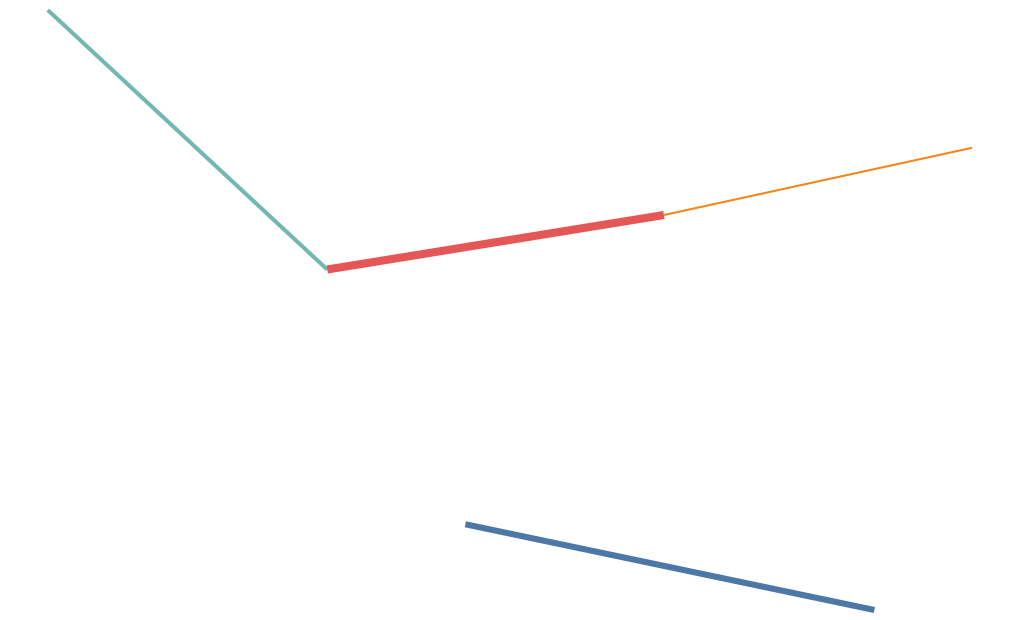

The Vega-Lite source for this figure:
### Vega-Lite specification from a JSON file in a GitHub repository (floating-point values rounded to 4 significant figures)
{"$schema": "https://vega.github.io/schema/vega-lite/v6.json", "padding": 5, "autosize": "none", "width": 500, "height": 300, "projection": {"type": "albersUsa"}, "data": {"values": [{"from": "Seattle", "to": "Denver", "lon": -122.3, "lat": 47.61, "lon2": -105.0, "lat2": 39.74, "n": 3, "rank": 1}, {"from": "Denver", "to": "Chicago", "lon": -105.0, "lat": 39.74, "lon2": -87.63, "lat2": 41.88, "n": 5, "rank": 2}, {"from": "Chicago", "to": "Boston", "lon": -87.63, "lat": 41.88, "lon2": -71.06, "lat2": 42.36, "n": 2, "rank": 3}, {"from": "Austin", "to": "Miami", "lon": -97.74, "lat": 30.27, "lon2": -80.19, "lat2": 25.76, "n": 4, "rank": 4}]}, "mark": "rule", "encoding": {"longitude": {"field": "lon", "type": "quantitative"}, "latitude": {"field": "lat", "type": "quantitative"}, "longitude2": {"field": "lon2"}, "latitude2": {"field": "lat2"}, "color": {"field": "from", "type": "nominal"}, "strokeWidth": {"field": "n", "type": "quantitative"}}}
